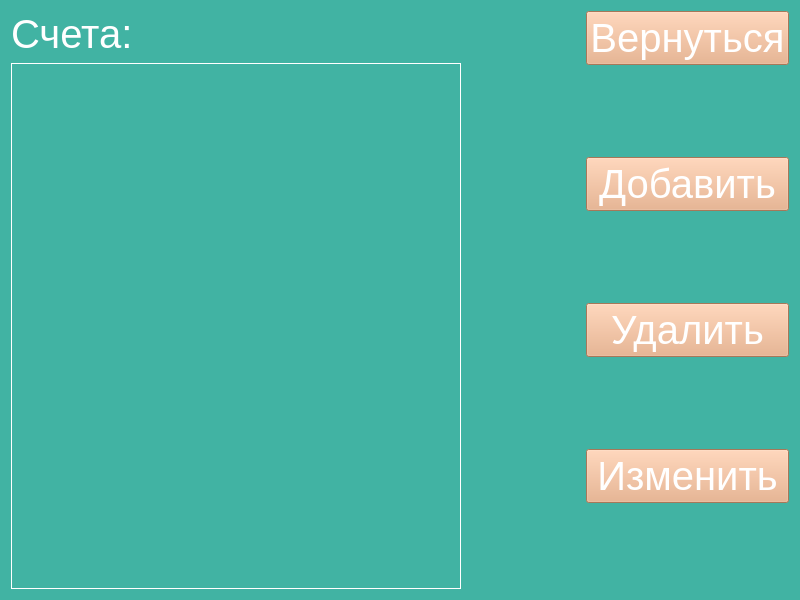
<?xml version="1.0" encoding="UTF-8"?>
<ui version="4.0">
 <class>Form</class>
 <widget class="QWidget" name="Form">
  <property name="geometry">
   <rect>
    <x>0</x>
    <y>0</y>
    <width>800</width>
    <height>600</height>
   </rect>
  </property>
  <property name="minimumSize">
   <size>
    <width>800</width>
    <height>600</height>
   </size>
  </property>
  <property name="maximumSize">
   <size>
    <width>800</width>
    <height>600</height>
   </size>
  </property>
  <property name="windowTitle">
   <string>Form</string>
  </property>
  <property name="styleSheet">
   <string notr="true">QWidget {
background-color: #41B3A3;
color: rgb(255, 255, 255);
font-size: 40px;
}
QPushButton {
font-size: 40px;
color: rgb(255, 255, 255);
background-color: #E8A87C;
}
QPushButton:pressed {
background-color:  rgb(255, 255, 255);
color: #E27D60;
}
QPushButton:hover:!pressed{
background-color: #E27D60;
}</string>
  </property>
  <layout class="QVBoxLayout" name="verticalLayout_3">
   <item>
    <layout class="QHBoxLayout" name="horizontalLayout">
     <item>
      <layout class="QVBoxLayout" name="verticalLayout">
       <item>
        <widget class="QLabel" name="label">
         <property name="text">
          <string>Счета:</string>
         </property>
        </widget>
       </item>
       <item>
        <widget class="QListWidget" name="listWidget">
         <property name="sizePolicy">
          <sizepolicy hsizetype="Maximum" vsizetype="Expanding">
           <horstretch>0</horstretch>
           <verstretch>0</verstretch>
          </sizepolicy>
         </property>
         <property name="minimumSize">
          <size>
           <width>450</width>
           <height>0</height>
          </size>
         </property>
         <property name="maximumSize">
          <size>
           <width>16777215</width>
           <height>16777215</height>
          </size>
         </property>
         <property name="focusPolicy">
          <enum>Qt::ClickFocus</enum>
         </property>
         <property name="styleSheet">
          <string notr="true">QListWidget {
border : 1px solid white;
}
QListWidget QScrollBar
{
background: #E8A87C;
}
QListView::item:selected
{
border : 1px solid white;
background : #E8A87C;
color: white;
}</string>
         </property>
        </widget>
       </item>
      </layout>
     </item>
     <item>
      <spacer name="horizontalSpacer">
       <property name="orientation">
        <enum>Qt::Horizontal</enum>
       </property>
       <property name="sizeHint" stdset="0">
        <size>
         <width>40</width>
         <height>20</height>
        </size>
       </property>
      </spacer>
     </item>
     <item>
      <layout class="QVBoxLayout" name="verticalLayout_2">
       <item>
        <widget class="QPushButton" name="returnButton">
         <property name="text">
          <string>Вернуться</string>
         </property>
        </widget>
       </item>
       <item>
        <spacer name="verticalSpacer">
         <property name="orientation">
          <enum>Qt::Vertical</enum>
         </property>
         <property name="sizeHint" stdset="0">
          <size>
           <width>20</width>
           <height>40</height>
          </size>
         </property>
        </spacer>
       </item>
       <item>
        <widget class="QPushButton" name="addButton">
         <property name="text">
          <string>Добавить</string>
         </property>
        </widget>
       </item>
       <item>
        <spacer name="verticalSpacer_2">
         <property name="orientation">
          <enum>Qt::Vertical</enum>
         </property>
         <property name="sizeHint" stdset="0">
          <size>
           <width>20</width>
           <height>40</height>
          </size>
         </property>
        </spacer>
       </item>
       <item>
        <widget class="QPushButton" name="deleteButton">
         <property name="text">
          <string>Удалить</string>
         </property>
        </widget>
       </item>
       <item>
        <spacer name="verticalSpacer_3">
         <property name="orientation">
          <enum>Qt::Vertical</enum>
         </property>
         <property name="sizeHint" stdset="0">
          <size>
           <width>20</width>
           <height>40</height>
          </size>
         </property>
        </spacer>
       </item>
       <item>
        <widget class="QPushButton" name="changeButton">
         <property name="text">
          <string>Изменить</string>
         </property>
        </widget>
       </item>
       <item>
        <spacer name="verticalSpacer_4">
         <property name="orientation">
          <enum>Qt::Vertical</enum>
         </property>
         <property name="sizeHint" stdset="0">
          <size>
           <width>20</width>
           <height>40</height>
          </size>
         </property>
        </spacer>
       </item>
      </layout>
     </item>
    </layout>
   </item>
  </layout>
 </widget>
 <resources/>
 <connections/>
</ui>
